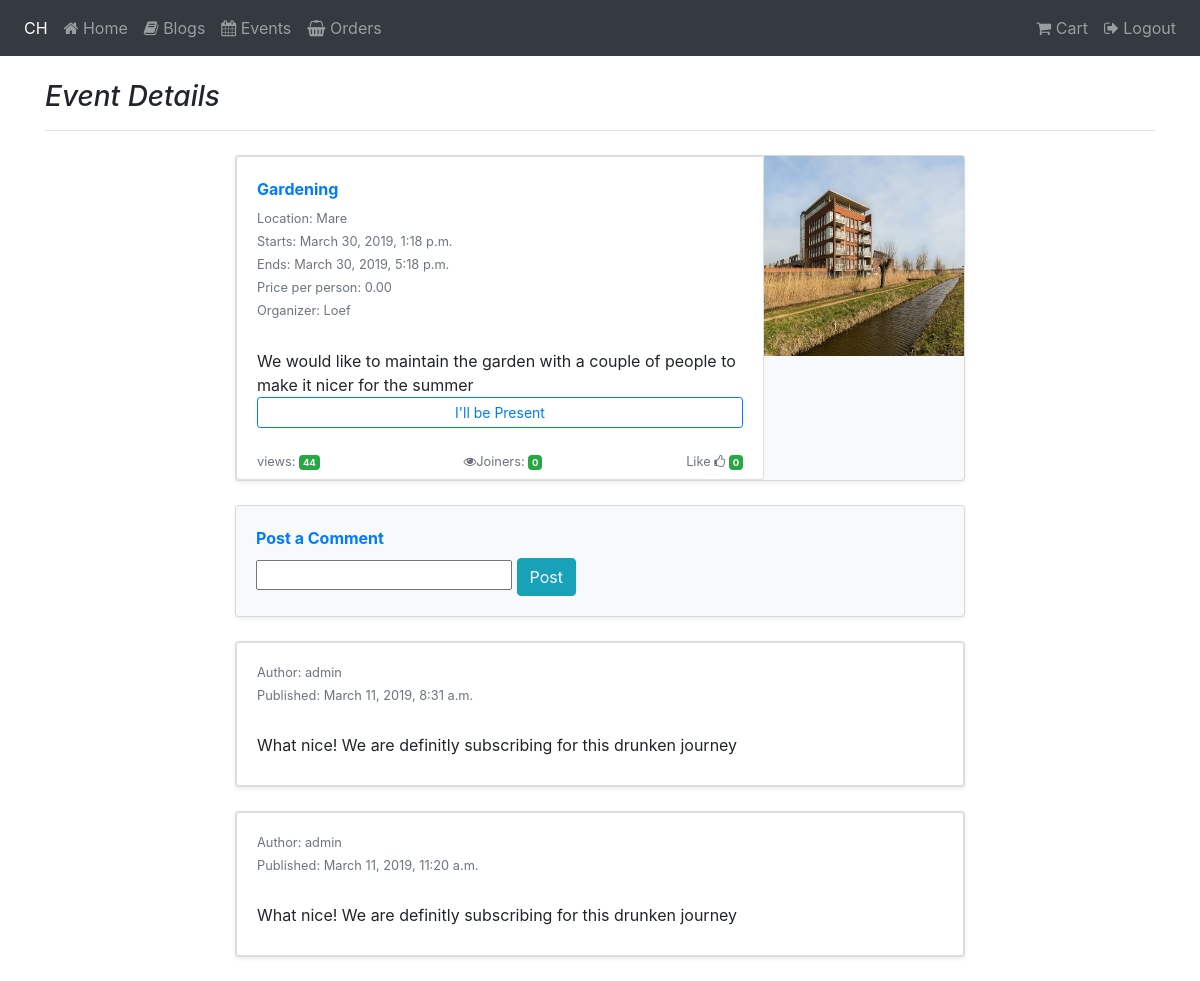
Page /events/6/ (signed in) on the committed database.
### events/models.py (models this page shows, shortened)
class Event(models.Model):
    author = models.ForeignKey(User, on_delete=models.CASCADE, related_name="event_author")
    title = models.CharField(max_length=200)
    details = models.TextField()
    location = models.CharField(max_length=200)
    views = models.IntegerField(default=0)
    price = models.DecimalField(max_digits=6, decimal_places=2)
    event_image = models.ImageField(upload_to="images", null=True, blank=True)
    scheduled_date_start = models.DateTimeField(blank=True, null=True)
    scheduled_date_end = models.DateTimeField(blank=True, null=True)
    published_date = models.DateTimeField(auto_now_add=True)

class EventComment(models.Model):
    eventid = models.ForeignKey(Event, on_delete=models.CASCADE, related_name="event_comment_id")
    author = models.ForeignKey(User, on_delete=models.CASCADE, related_name="event_author_id")
    event_comment = models.CharField(max_length=125)
    created_date = models.DateTimeField(auto_now_add=True)

### events/views.py (the view)
# urls.py: url(r'^(?P<pk>\d+)/$', event_detail, name='event_detail'),
def event_detail(request, pk):
    if request.user.is_authenticated:
        userid = User.objects.get(pk=request.user.id)
        event = get_object_or_404(Event, pk=pk)
        users = User.objects.all()
        likes = EventLike.objects.filter(EventLikeId=pk)
        joins = EventJoin.objects.filter(EventJoinId=pk)
        jointhumb = False
        thumb = False
        if joins:
            for join in joins:
                if join.EventJoinBy == userid:
                    jointhumb = True
        else:
            jointhumb = False
        if likes:
            for like in likes:
                if like.EventLikedBy == userid:
                    thumb = True
        else:
            thumb = False
        comments = EventComment.objects.filter(eventid=pk)
        comment_form = EventCommentForm()
        event.views += 1
        event.save()
        return render(request, "eventdetail.html", {'comment_form':
                        comment_form, 'event': event, 'comments': comments,
                        'users': users, 'likes': likes, 'thumb': thumb,
                        'jointhumb': jointhumb, 'joins': joins})
    else:
        return redirect(reverse('index'))

### events/forms.py
class EventCommentForm(forms.Form):
    event_comment = forms.CharField(max_length=125, label=False)

### cart/contexts.py (called while the page is built)
def cart_contents(request):
    cart = request.session.get('cart', {})
    cart_items = []
    total = 0
    product_count = 0
    for id, quantity in cart.items():
        event = get_object_or_404(Event, pk=id)
        total += quantity * event.price
        product_count += quantity
        cart_items.append({'id':id, 'quantity': quantity, 'event': event})
    return { 'cart_items': cart_items, 'total': total,
        'product_count': product_count }

### events/templates/eventdetail.html (shortened to what this page needs)
{% extends "base.html" %}
{% load bootstrap_tags %}
{% block content %}
<div class="container">
   <h3 class="pb-3 mb-4 font-italic border-bottom">
      Event Details
   </h3>
   <div class="row justify-content-center">
      <div class="col-md-8">
         <div class="card flex-md-row mb-4 shadow-sm h-md-250 bg-light">
            <div class="card-body card-text card d-flex flex-column less-padding-bottom">
                <strong class="d-flex justify-content-between mb-2 text-primary">{{event.title}}
                </strong>
                <div class="mb-1 text-muted small">Location: {{event.location}}</div>
                <div class="mb-1 text-muted small">Starts: {{event.scheduled_date_start}}</div>
                <div class="mb-1 text-muted small">Ends: {{event.scheduled_date_end}}</div>
                <div class="mb-1 text-muted small">Price per person: {{event.price}}</div>
                <div class="mb-1 text-muted small">Organizer: {{event.author}}</div>
                <br>
                <p class="card-text mb-auto">{{event.details}}</p>
                {% if event.price < 0.1 %}
                    {% if jointhumb  %}
                        <a href="{% url 'event_join' event.id %}" class="btn btn-outline-primary btn-sm" role="button" aria-pressed="true">Withdraw Presence</a>
                    {% else %}
                        <a href="{% url 'event_join' event.id %}" class="btn btn-outline-primary btn-sm" role="button" aria-pressed="true">I'll be Present</a>
                {% endif %}
                {% else %}
                    <a href="{% url 'add_to_cart' event.id %}" class="btn btn-outline-primary btn-sm" role="button" aria-pressed="true">Subscribe</a>
                {% endif %}
                <br>
                <div class="d-flex justify-content-between mb-1 text-muted small">
                    <span class="floatleft">views: <span class="badge badge-success">{{event.views}}</span></span>
                    {% if event.price < 0.1 %}
                    <a class="text-muted" data-target="#myModalJoiners" data-toggle="modal" href="#myModalJoiners"><i class="fa fa-eye"></i>Joiners: <span class="badge badge-success">{{joins.count}}</span></a>
                    {% endif %}
                    <span class="floatright">
                    {% if thumb  %}
                        <a class="text-muted" href="{% url 'event_like' event.id%}"> Dislike <i class="fa fa-thumbs-o-up"></i></a>
                    {% else %}
                        <a class="text-muted" href="{% url 'event_like' event.id%}"> Like <i class="fa fa-thumbs-o-up"></i></a>
                    {% endif %}
                    <span class="badge badge-success">{{likes.count}}</span></span>
                </div>
            </div>
            <img class="card-img-right flex-auto d-none d-lg-block" alt="Thumbnail [200x250]" src="{{ MEDIA_URL }}{{ event.event_image }}" style="width: 200px; height: 200px;">
         </div>
         <div class="col-md-8 no-padding">
                <div class="card flex-md-row mb-4 shadow-sm h-md-250 bg-light">
                <div class="card-body">
                    <strong class="d-inline-block mb-2 text-primary">Post a Comment</strong>
                    <form method="POST" action="{% url 'event_comment' event.id%}" enctype="multipart/form-data">
                        {% csrf_token %} {{ comment_form | as_bootstrap }}
                        <button type="submit" class="btn btn-info">Post</button>
                    </form>
                </div>
            </div>
            </div>
         {% for comment in comments %}
            <div class="card flex-md-row mb-4 shadow-sm h-md-250 bg-light">
                <div class="card-body card-text card d-flex flex-column less-padding-bottom">
                    <div class="mb-1 text-muted small">Author: {{comment.author}}
                    </div>
                    <div class="mb-1 text-muted small">Published: {{comment.created_date}}</div>
                    <br>
                    <p class="card-text mb-auto">{{comment.event_comment}}</p>
                    <br>
                </div>
            </div>
            {% endfor %}
      </div>
   </div>
</div>
{% endblock %}

### static/css/custom.css (style rules this page uses)
.less-padding-bottom { padding-bottom: 4px !important }
.floatright { float: right !important }
.floatleft { float: left !important }
.no-padding { padding: 0px !important; max-width: 100% !important; }
.card-text { word-wrap: break-word; }
.card { max-width: 100%; }

### rows in the picture
Event: title "Gardening", location "Mare", scheduled_date_start "March 30, 2019, 1:18 p.m.", scheduled_date_end "March 30, 2019, 5:18 p.m.", price "0.00", author "Loef", details "We would like to maintain the garden with a couple of people to make it nicer for the summer", views "44", event_image (picture)
EventComment: author "admin", created_date "March 11, 2019, 8:31 a.m.", event_comment "What nice! We are definitly subscribing for this drunken journey"
EventComment: author "admin", created_date "March 11, 2019, 11:20 a.m.", event_comment "What nice! We are definitly subscribing for this drunken journey"

### other values in the picture
{{ joins.count }} "0"
{{ likes.count }} "0"
